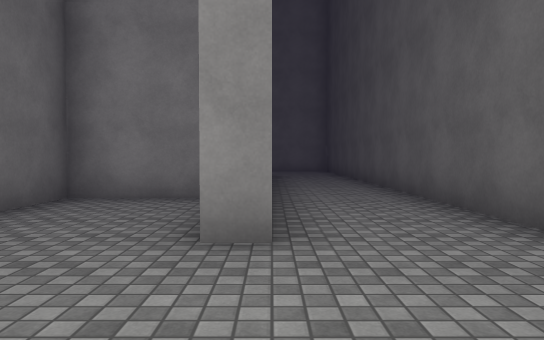
view 1 (above)

24 first-person views from a walk through a scene from a Unity 3-D project. The camera is 1.2 m above the floor, tilts 2° down and sees 70° across. The floor is counted in squares, 2 m on a side. Each view is taken from the middle of a square. On the plan, view 1 faces up. The plan holds only what a view shows up to about 11 squares ahead; the rest is blank. The place goes on beyond the plan. The player character is not drawn. Surface patterns are stand-ins for the level's own textures.

view 2
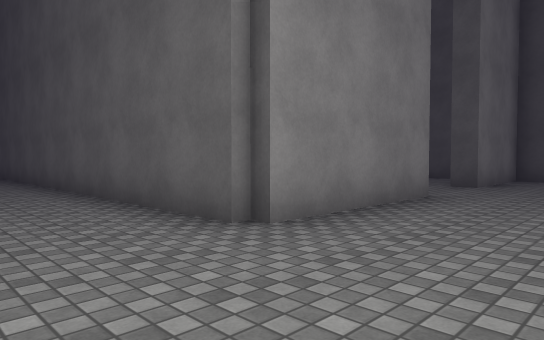

view 3
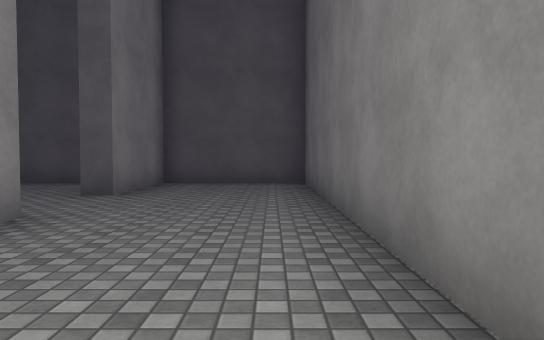

view 4
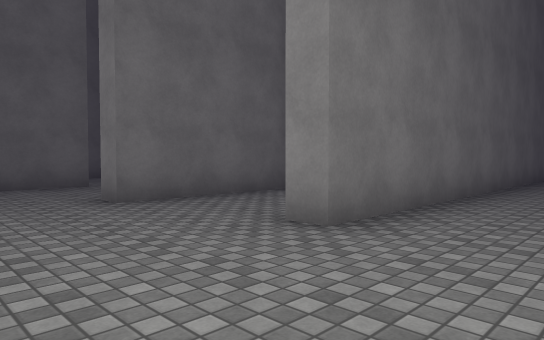

view 5
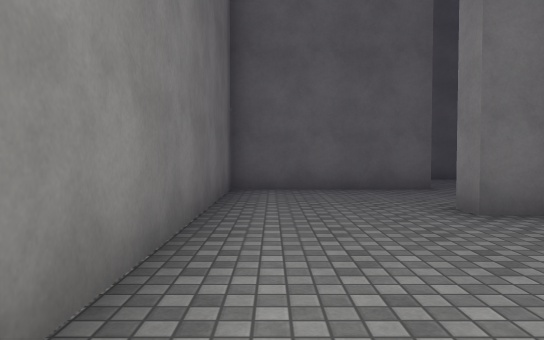

view 6
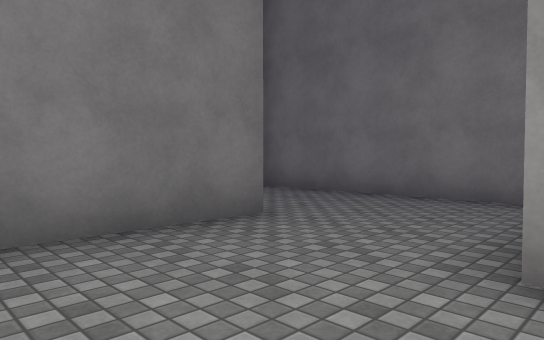

view 7
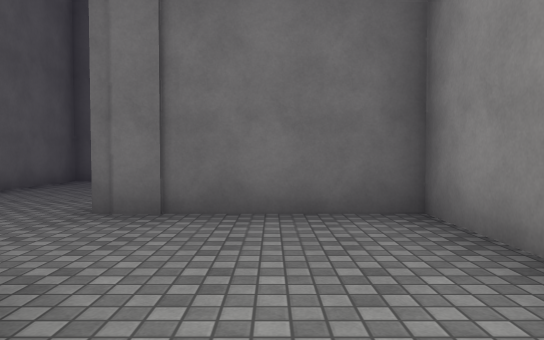

view 8
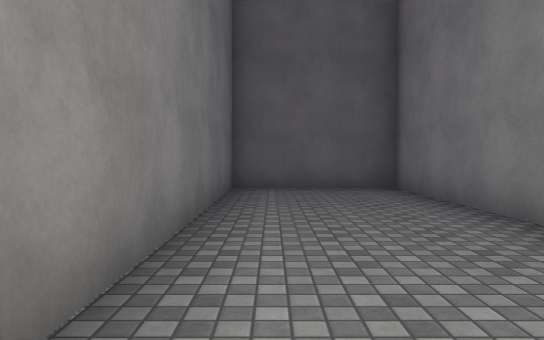

view 9
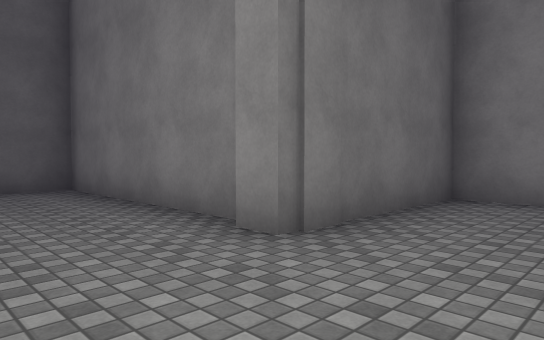

view 10
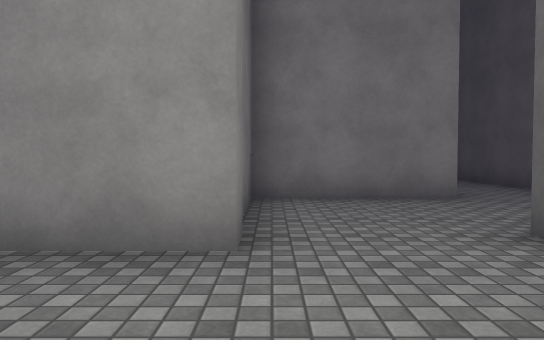

view 11
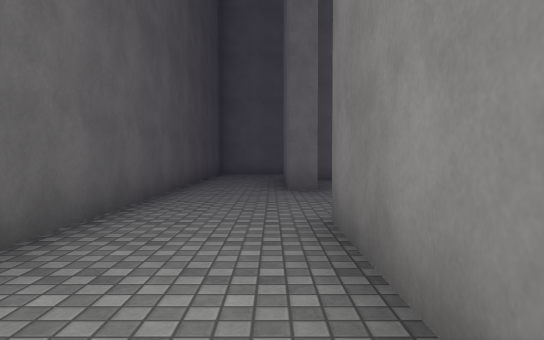

view 12
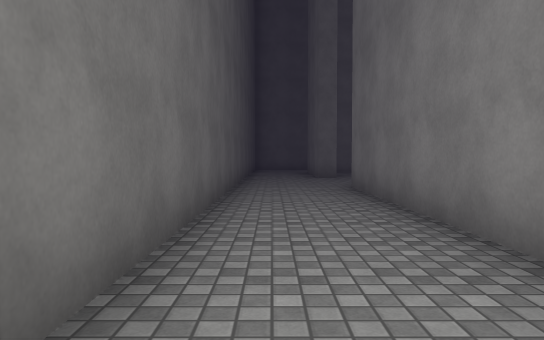

view 13
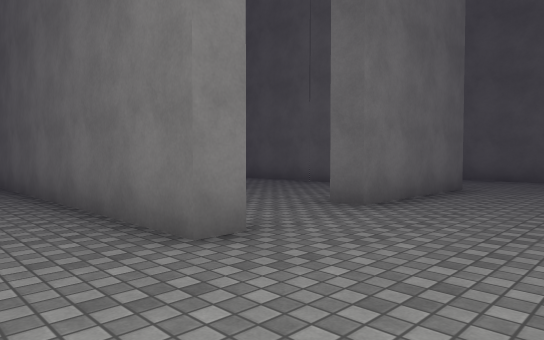

view 14
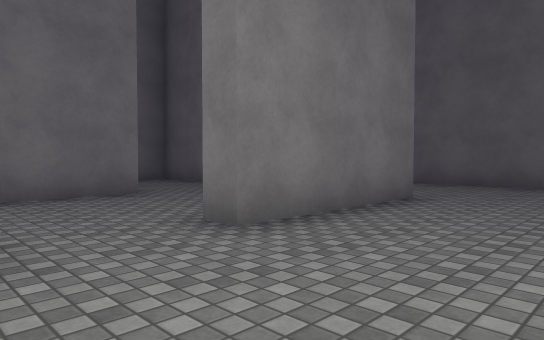

view 15
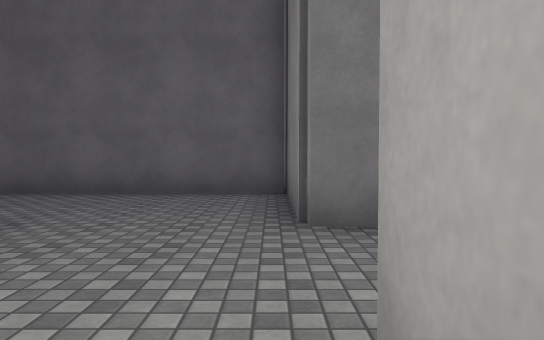

view 16
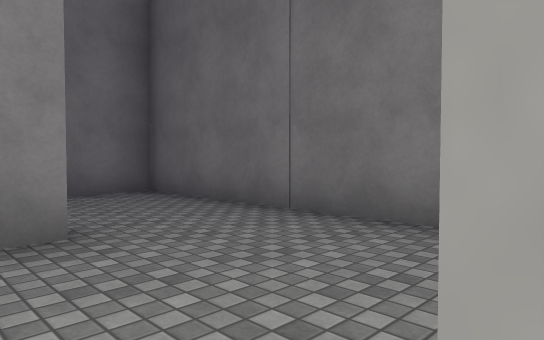

view 17
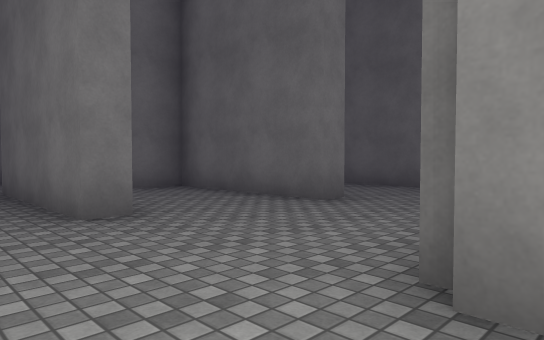

view 18
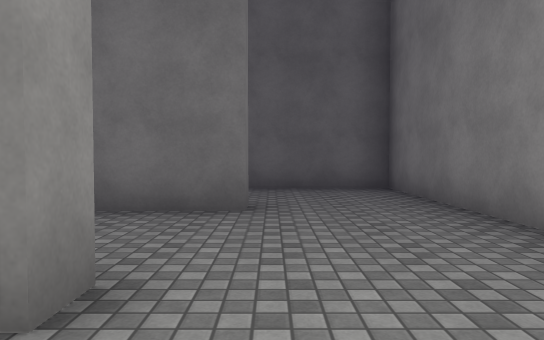

view 19
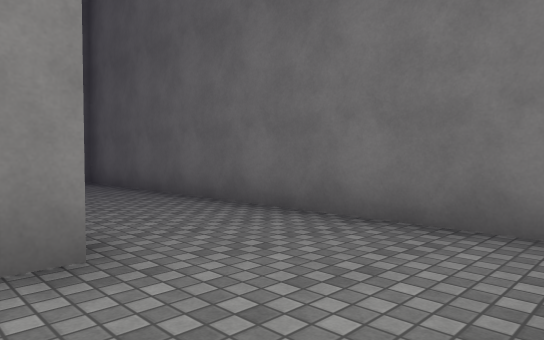

view 20
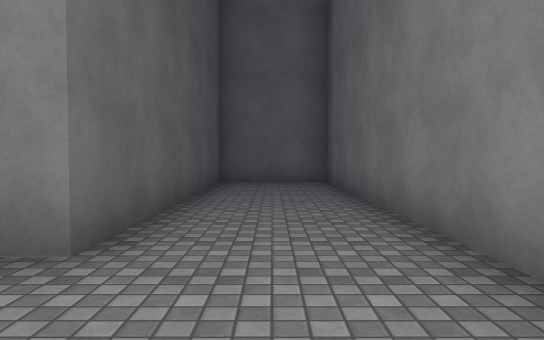

view 21
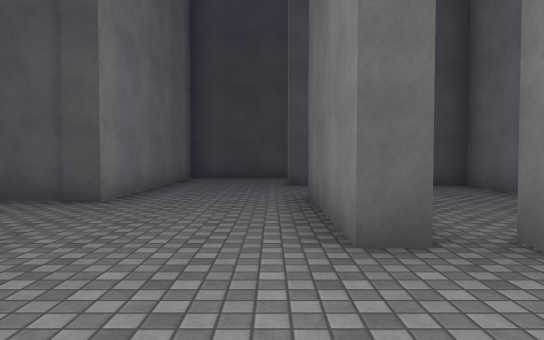

view 22
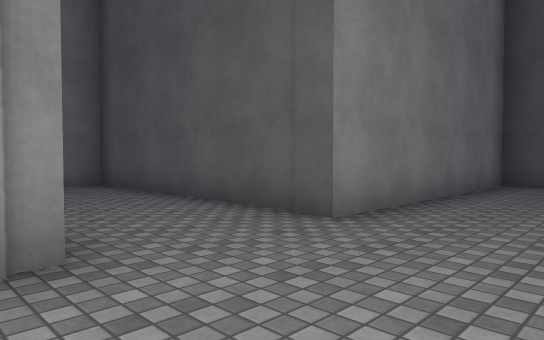

view 23
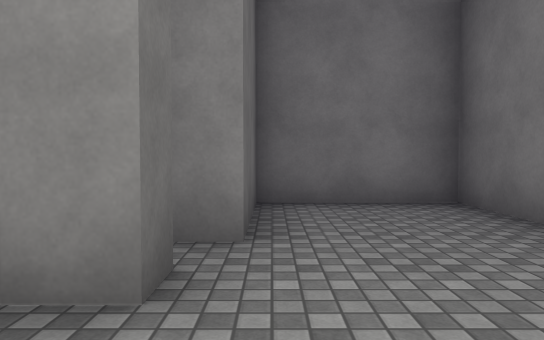

view 24
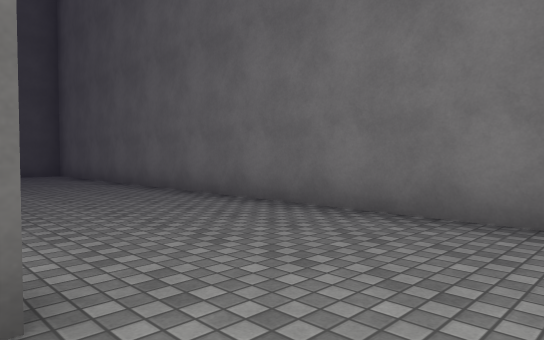

### Floor plan
Points are (right, up) in squares from view 1. A wall is a line through its corners. A room is listed if a view was taken in it or the views show most of it. See-through windows are left out.
Room 1 (views 1, 2, 3, 4, 5, 6, 7, 8, 9, 10, 24)
walls: (-1, 5.6) (-2.9, 5.6) (-2.9, 2.1) (-3.5, 2.1); (-4.1, 5.6) (-9, 5.6) (-9, 2.1) (-9.6, 2.1); (-6, 2.9) (-6, -0.8) (10.7, -0.8) (10.7, 2.4) (8, 2.4); (-9.8, 2.4) (-14.3, 2.4) (-14.3, -0.8) (-8, -0.8); (5.9, 2.4) (2.2, 2.4) (2.2, 12.5); (0, 11.4) (0, 2.7) (-0.5, 2.7)
ways out: opening at (6.5, 3) to room 5
Room 2 (views 11, 12, 13, 14, 15, 16, 17, 21, 22, 23)
walls: (2.5, 18.9) (2.5, 19.5) (5.9, 19.5) (5.9, 18.9); (8, 19.2) (8, 19.7) (8.4, 19.7) (8.4, 12.4); (2.7, 23) (2.7, 22.2) (-0.4, 22.2) (-0.4, 16) (2.2, 16) (2.2, 18.3) (2.8, 18.3); (10.7, 11.6) (10.7, 22.2) (5.2, 22.2) (5.2, 27.5)
ways out: opening at (9.5, 12) to room 3; opening at (6.5, 19) to room 4
Room 3 (views 18, 19, 20)
walls: (8.1, 9.2) (8.7, 9.2) (8.7, 5.6) (7.4, 5.6); (6.9, 12.2) (2.7, 12.2) (2.7, 3) (5.2, 3) (5.2, 9.7) (5.7, 9.7) (5.7, 6.1) (7.9, 6.1); (10.7, 3.9) (10.7, 11.6)
ways out: opening at (9.5, 12) to room 2; opening at (8, 4.5) to room 5
Room 4 (no view inside)
walls: (5, 16) (8, 16) (8, 16.8); (2.7, 17.8) (2.7, 12.7) (4.1, 12.7)
ways out: opening at (6.5, 19) to room 2
Room 5 (no view inside)
walls: (5.9, 3) (5.9, 2.4); (7.4, 5.6) (5.7, 5.6) (5.7, 3.9); (8, 2.4) (8, 3)
ways out: opening at (6.5, 3) to room 1; opening at (8, 4.5) to room 3

Where each view was taken, in squares from view 1:
view 1: 0 up, 0 right, facing up
view 2: 0 up, 0 right, facing up-right
view 3: 0 up, 2 right, facing right
view 4: 0 up, 2 right, facing up-left
view 5: 0 up, 1 right, facing left
view 6: 0 up, 3 left, facing up-left
view 7: 4 up, 5 left, facing left
view 8: 0 up, 7 left, facing left
view 9: 0 up, 7 left, facing up-left
view 10: 0 up, 6 right, facing up
view 11: 16 up, 9 right, facing down
view 12: 20 up, 10 right, facing down
view 13: 22 up, 10 right, facing down-left
view 14: 22 up, 8 right, facing down-left
view 15: 22 up, 6 right, facing left
view 16: 19 up, 6 right, facing down-left
view 17: 13 up, 10 right, facing down-left
view 18: 10 up, 10 right, facing left
view 19: 12 up, 6 right, facing down-left
view 20: 12 up, 4 right, facing down
view 21: 20 up, 0 right, facing right
view 22: 20 up, 2 right, facing up-right
view 23: 21 up, 2 right, facing down
view 24: 3 up, 2 left, facing down-right
